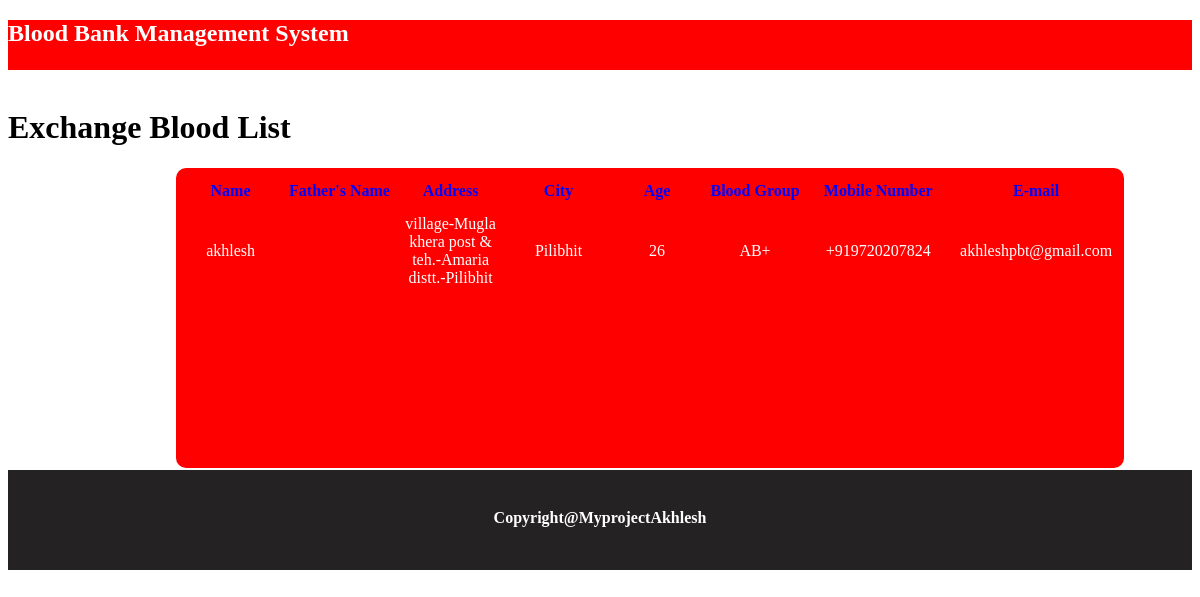
Page /exchange-blood-list.php on the committed database.
### tables this page shows
CREATE TABLE `exchange_b` (
  `id` int(11) NOT NULL,
  `mname` varchar(20) DEFAULT NULL,
  `fname` varchar(20) DEFAULT NULL,
  `address` varchar(250) DEFAULT NULL,
  `city` varchar(25) DEFAULT NULL,
  `age` varchar(10) DEFAULT NULL,
  `bgroup` varchar(5) DEFAULT NULL,
  `mob` varchar(15) DEFAULT NULL,
  `email` varchar(50) DEFAULT NULL
);

### exchange-blood-list.php (the view, shortened to what this page needs)
  <?php
     include('connection.php');
  ?>
<!DOCTYPE html>
<html lang="en">
<head>
<link rel="stylesheet" href="css/admin.css">
</head>
<body>
 <div id='full'>
        <div if = 'inner_full'>
        <div class = 'header' ><marquee><h2><a href ='admin-home.php' style= 'text-decoration: none; color:white;'>Blood Bank Management System</a></h2></marquee></div>
        <div id ='body'>
           <Br>
          <h1>Exchange Blood List</h1>
          <center><div id ="form">
             <table>
                <tr>
                    <td><center><font color="blue"><b>Name</b></font></center></td>
                    <td><center><font color="blue"><b>Father's Name</b></font></center></td>
                    <td><center><font color="blue"><b>Address</b></font></center></td>
                    <td><center><font color="blue"><b>City</b></font></center></td>
                    <td><center><font color="blue"><b>Age</b></font></center></td>
                    <td><center><font color="blue"><b>Blood Group</b></font></center></td>
                    <td><center><font color="blue"><b>Mobile Number</b></font></center></td>
                    <td><center><font color="blue"><b>E-mail</b></font></center></td>
                </tr>
                <?php
                    $q= $db -> query('SELECT * FROM exchange_b');
                    while($r1=$q->fetch(PDO::FETCH_OBJ))
                    {
                        ?>
                <tr>
                    <td><center><?=$r1->mname;?></center></td>
                    <td><center><?=$r1->fname;?></center></td>
                    <td><center><?=$r1->address;?></center></td>
                    <td><center><?=$r1->city;?></center></td>
                    <td><center><?=$r1->age;?></center></td>
                    <td><center><?=$r1->bgroup;?></center></td>
                    <td><center><?=$r1->mob;?></center></td>
                    <td><center><?=$r1->email;?></center></td>
                </tr>
                        <?php
                    }
                ?>
             </table>
          </div></center>
       </div>
       <div id = 'footer'><br><h4 align="center">Copyright@MyprojectAkhlesh</h4>
       </div>
        </div>
</div>
</body>
</html>

### css/admin.css (style rules this page uses)
#full { width: 100%; height: auto; }
.header { width: 100%; height: 50px; background-color: red; color: white; }
#body { width: 100%; height: 400px; }
#footer { width: 100%; height: 100px; background-color: rgb(36, 34, 34); color: white; }
#form { width: 80%; height: 300px; background-color: red; color: white; border-radius: 10px; margin-left: 100px; }

### exchange-blood-list.php (style rules this page uses)
td { width: 200px; height: 40px; }

### rows in the picture
exchange_b: mname "akhlesh", address "village-Mugla khera post & teh.-Amaria distt.-Pilibhit", city "Pilibhit", age "26", bgroup "AB+", mob "+919720207824", email "akhleshpbt@gmail.com"
